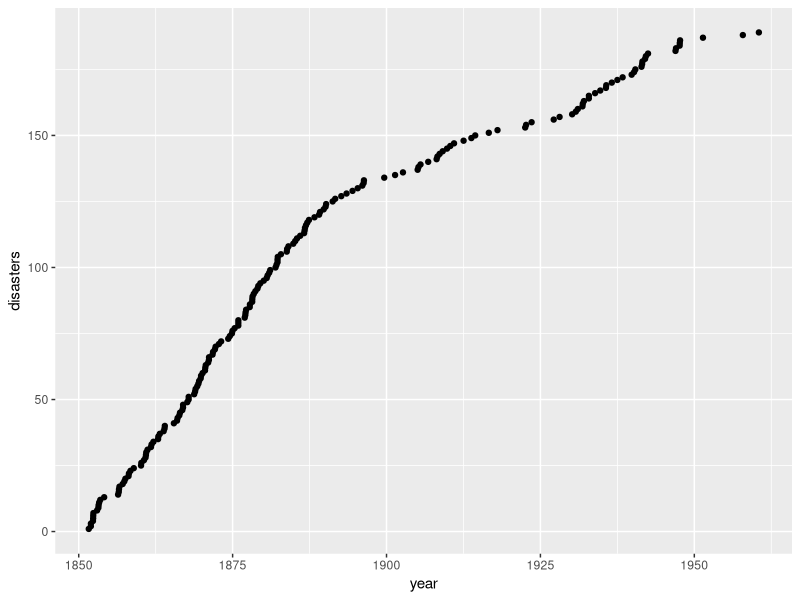

The R script that drew this image:
# TMA4300: Exercise 2
# Problem A, 1) First impression of the data

library("boot")
library("ggplot2")

# Data: Time intervals between successive coal-mining disasters
# years 1851-1962
frame <- data.frame(year = data <- coal[2:190,], disasters = c(1:189))
ggplot(frame) + geom_point(aes(year,disasters))

# Disaster rate bigger before 1900, smaller after 